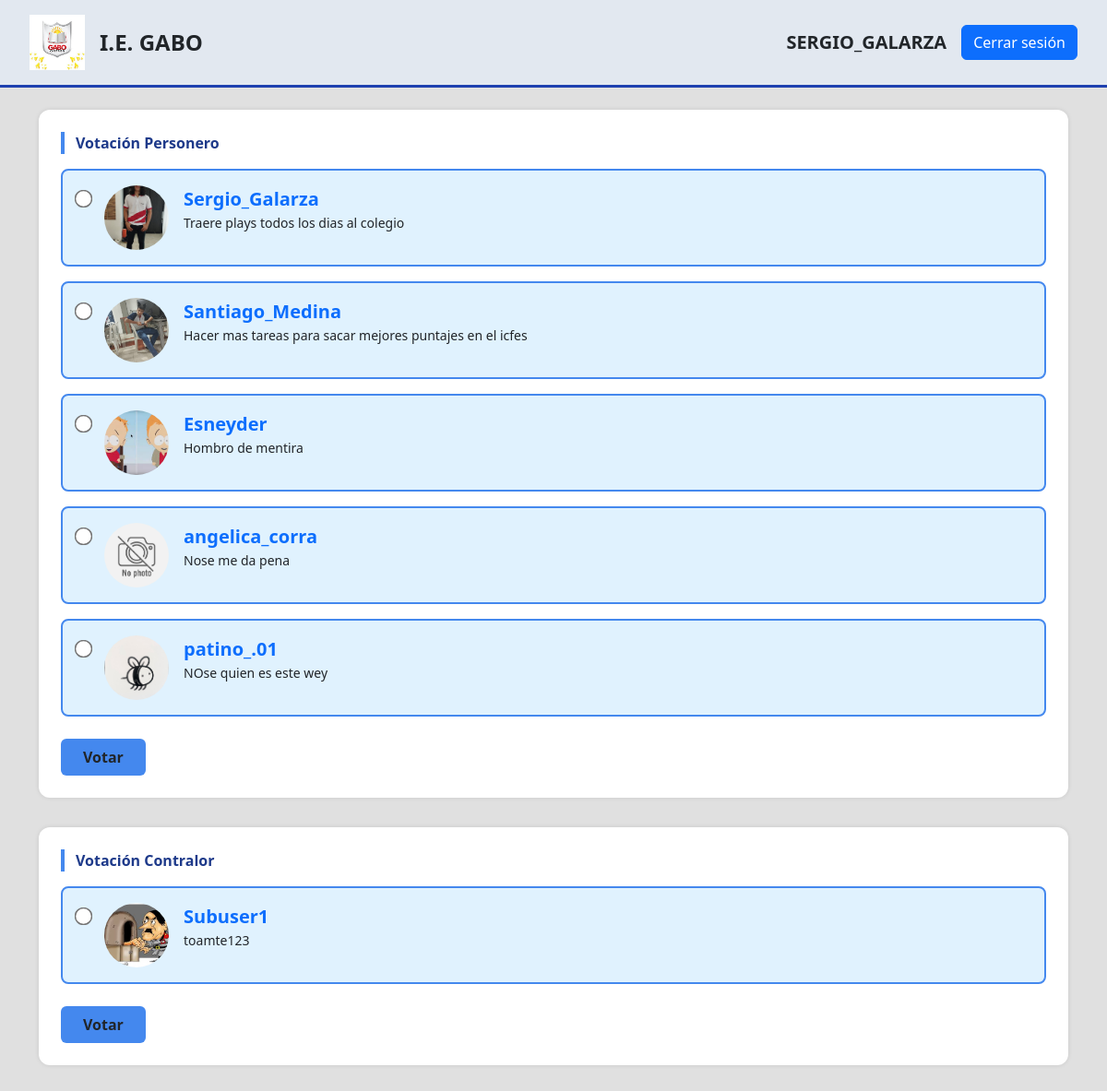
The page /main/ (signed in) on the database its author committed.
### Users/models.py (models this page shows, shortened)
class BaseAuditModel(models.Model):
    created = models.DateTimeField(
        auto_now_add = True
    )
    last_updated = models.DateTimeField(
        auto_now = True
    )
    is_active = models.BooleanField(
        default=True
    )
    class Meta:
        abstract = True

class Candidates(BaseAuditModel):
    ROLES = [
        ('Personería', 'Personería'),
        ('Contraloría', 'Contraloría'),
    ]
    profile = models.OneToOneField(
        Profile,
        on_delete=models.CASCADE,
        related_name='candidate_profile'
        )
    votes = models.IntegerField(
        default=0
        )
    percentage = models.FloatField(
        default=0.0
        )
    description = models.TextField(
        max_length=500,
        default=''
        )
    image = models.ImageField(
        upload_to='candidates/',
        default='candidates/default_candidate.webp'
        )
    role = models.CharField(
        max_length=20,
        choices=ROLES,
        default='Personería'
    )

class Profile(BaseAuditModel):
    user = models.OneToOneField (
        User,
        on_delete=models.CASCADE
        )
    grade = models.CharField (
        max_length=50,
        default=''
        )
    identification = models.IntegerField (
        default=0,
        unique=True
        )
    voted_ombudman = models.BooleanField (
        default=False
        )
    voted_comptroller = models.BooleanField (
        default=False
        )
    class Meta:
        verbose_name = 'Profile'
        verbose_name_plural = 'Profiles'
    def __init__(self, *args, **kwargs):
        super().__init__(*args, **kwargs)

### Users/views.py (the view, shortened to what this page needs)
# urls.py: path('main/', main, name='main'),
@login_required(login_url='logIn')
def main(request):
    ombudmans = Candidates.objects.filter(role='Personería')
    comptrollers = Candidates.objects.filter(role='Contraloría')
    if request.method == 'GET':
        return render(request, 'users/main.html',{
            'form' : VoteForm(),
            'ombudmans' : ombudmans,
            'comptrollers' : comptrollers,
        })

### Users/forms.py (shortened to what this page needs)
class VoteForm(forms.Form):
    candidate = forms.ModelChoiceField(
        queryset=Candidates.objects.all(),
        label='Candidato',
        required=True,
        widget=forms.Select(
            attrs={
                'class': 'form-control'
            }
        )
    )

### templates/users/main.html (shortened to what this page needs)
{% load static %}
<!DOCTYPE html>
<html lang="es">
<head>
  <link href="https://cdn.jsdelivr.net/npm/bootstrap@5.3.3/dist/css/bootstrap.min.css" rel="stylesheet">
  <link rel="stylesheet" href="{% static 'CSS/mainStyles.css' %}">
</head>
<body>
  <div class="header">
    <div class="d-flex align-items-center gap-3">
      <img src="{% static 'IMAGES/logo.webp' %}" alt="Logo Gabo" />
      {% if user.is_superuser %}
      <a href="{% url 'admin_votes' %}" class="nav-link"><span class="title">I.E. GABO</span></a>
      {% else %}
      <span class="title">I.E. GABO</span>
      {% endif %}
    </div>
    <div class="d-flex align-items-center gap-3">
      <span class="fs-5 fw-bold">{{ user.username|upper }}</span>
      <a href="{% url 'logout' %}" class="btn btn-primary">Cerrar sesión</a>
    </div>
  </div>
  <div class="container py-4">
    <form method="POST" action="{% url 'vote'%}" class="voting-section">
      <div class="voting-title">Votación Personero</div>
      {% for candidate in ombudmans %}
      <label class="candidate-card w-100">
        <input type="radio" name="candidate" value="{{ candidate.id }}" required {% if user.is_superuser %} disabled {% endif %}>
        <img src="{{ candidate.image.url }}" alt="{{ candidate.profile.user.username }}">
        <div>
          <strong class="text-primary fs-5">{{ candidate.profile.user.username }}</strong>
          <p class="mb-0 text-dark small">{{ candidate.description }}</p>
        </div>
      </label>
      {% empty %}
      <p class="text-muted">No hay candidatos registrados para esta categoría.</p>
      {% endfor %}
      {% if user.is_superuser %}
      <button type="submit" class="btn btn-votar mt-2 bg-primary" disabled>Votar</button>
      {% else %}
      <button type="submit" class="btn btn-votar mt-2">Votar</button>
      {% endif %}
    </form>
    <form method="POST" action="{% url 'vote' %}" class="voting-section">
      <div class="voting-title">Votación Contralor</div>
      {% for candidate in comptrollers %}
      <label class="candidate-card w-100">
        <input type="radio" name="candidate" value="{{ candidate.id }}" required {% if user.is_superuser %} disabled {% endif %}>
        <img src="{{ candidate.image.url }}" alt="{{ candidate.profile.user.username }}">
        <div>
          <strong class="text-primary fs-5">{{ candidate.profile.user.username }}</strong>
          <p class="mb-0 text-dark small">{{ candidate.description }}</p>
        </div>
      </label>
      {% empty %}
      <p class="text-muted">No hay candidatos registrados para esta categoría.</p>
      {% endfor %}
      {% if user.is_superuser %}
      <button type="submit" class="btn btn-votar mt-2 bg-primary" disabled>Votar</button>
      {% else %}
      <button type="submit" class="btn btn-votar mt-2">Votar</button>
      {% endif %}
    </form>
  </div>
</body>
</html>

### static/CSS/mainStyles.css (style rules this page uses)
body { background-color:#e0e0e0 ; font-family: 'Segoe UI', sans-serif; }
.header { background-color: #e2e8f0; border-bottom: 3px solid #1e40af; padding: 1rem 2rem; display: flex; align-items: center; justify-content: space-between; }
.header img { height: 60px; }
.header .title { font-size: 1.5rem; font-weight: bold; }
.voting-section { background-color: white; border-radius: 12px; padding: 1.5rem; margin-bottom: 2rem; box-shadow: 0 0 5px rgba(0, 0, 0, 0.1); }
.voting-title { font-weight: bold; border-left: 4px solid #48e; padding-left: 0.75rem; margin-bottom: 1rem; color: #1e3a8a; }
.candidate-card { border: 2px solid #48e; border-radius: 8px; padding: 1rem; margin-bottom: 1rem; display: flex; align-items: flex-start; gap: 1rem; background-color: #e0f2fe; }
.candidate-card img { width: 70px; height: 70px; border-radius: 50%; object-fit: cover; }
.candidate-card input[type="radio"] { transform: scale(1.5); margin-top: 0.5rem; }
.btn-votar { background-color: #48e; border: none; font-weight: bold; padding: 0.5rem 1.5rem; }

### rows shown on the page
Candidates: candidate "☐ Sergio_Galarza Traere plays t", image (picture), profile.user.username "Sergio_Galarza", description "Traere plays todos los dias al colegio"
Candidates: candidate "☐ Santiago_Medina Hacer mas tar", image (picture), profile.user.username "Santiago_Medina", description "Hacer mas tareas para sacar mejores puntajes en el icfes"
Candidates: candidate "☐ Esneyder Hombro de mentira", image (picture), profile.user.username "Esneyder", description "Hombro de mentira"
Candidates: candidate "☐ angelica_corra Nose me da pen", image (placeholder picture), profile.user.username "angelica_corra", description "Nose me da pena"
Candidates: candidate "☐ patino_.01 NOse quien es este", image (picture), profile.user.username "patino_.01", description "NOse quien es este wey"
Candidates: candidate "☐ Subuser1 toamte123", image (picture), profile.user.username "Subuser1", description "toamte123"

### other values the page prints
{{ user.username|upper }} "SERGIO_GALARZA"
